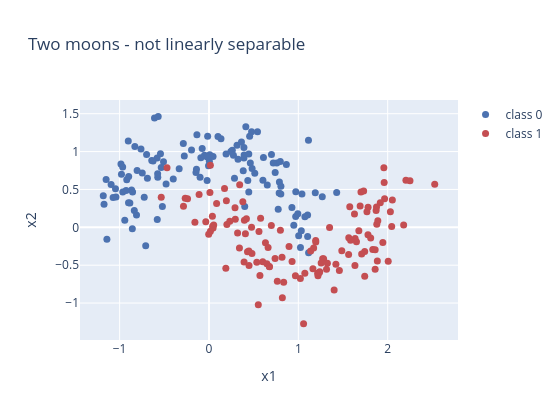

The notebook cell saved with this chart:
### Markdown cell above
## Why this notebook exists

Logistic regression, as built in Session 1, is $\sigma(w^Tx + b)$ -- **one neuron**. It draws
exactly one straight (or hyperplane) decision boundary, because that is all a single linear
combination followed by a sigmoid can express. A **neural network** is nothing mystical on top
of that: it is several of these neurons arranged in layers, each layer's output feeding the
next layer's input. Stacking neurons like this is what lets the model bend its decision
boundary into a curve -- something no amount of tuning can make a single logistic regression
neuron do.

This notebook builds the smallest network that can show that off end to end, with **zero**
machine-learning libraries -- just numpy:

$$\underbrace{2}_{\text{inputs}} \rightarrow \underbrace{3}_{\text{hidden neurons}} \rightarrow \underbrace{2}_{\text{outputs}}$$

We'll derive the forward pass, derive backpropagation by hand, watch the network's decision
boundary curve into shape over training, and compare three different activation functions
head to head on identical data.

### Code cell
import numpy as np
import plotly.graph_objects as go
from plotly.subplots import make_subplots
from sklearn.datasets import make_moons

RANDOM_STATE = 3
BLUE, RED, GREEN, ORANGE, PURPLE = "#4C72B0", "#C44E52", "#55A868", "#DD8452", "#8172B2"

# Two interleaving crescents - a classic dataset NO straight line can separate.
# This is exactly the case where a hidden layer earns its keep over plain logistic regression.
X, y = make_moons(n_samples=240, noise=0.22, random_state=RANDOM_STATE)

# One-hot encode the 2 classes - this is why the network has 2 OUTPUT neurons, not 1:
# output neuron k learns to predict P(class = k).
Y = np.zeros((len(y), 2))
Y[np.arange(len(y)), y] = 1.0

fig_data = go.Figure()
fig_data.add_trace(go.Scatter(x=X[y == 0, 0], y=X[y == 0, 1], mode="markers", marker=dict(color=BLUE, size=7), name="class 0"))
fig_data.add_trace(go.Scatter(x=X[y == 1, 0], y=X[y == 1, 1], mode="markers", marker=dict(color=RED, size=7), name="class 1"))
fig_data.update_layout(title="Two moons - not linearly separable", height=420, width=560, xaxis_title="x1", yaxis_title="x2")
fig_data.show()
